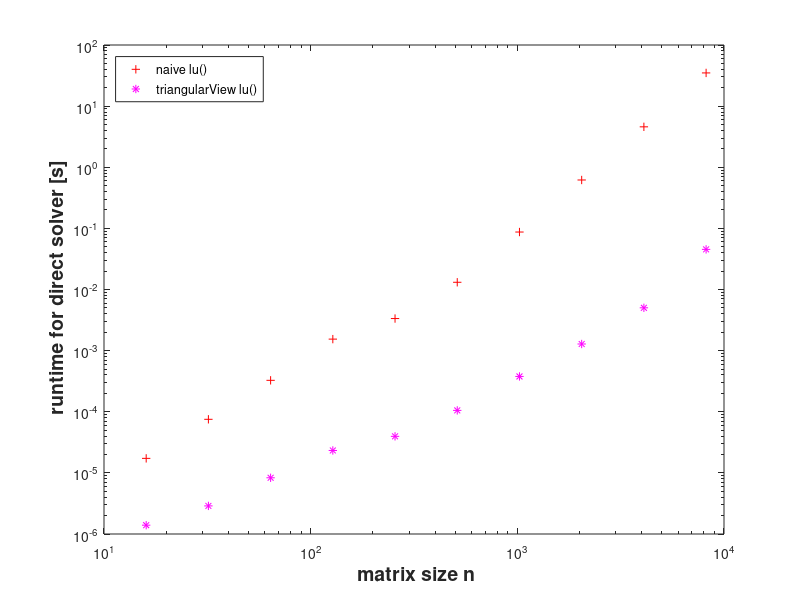

Reproduce this figure in MATLAB.
delimiterIn = ' ';
headerlinesIn = 0;
times = importdata('linsolvetest.dat', delimiterIn, headerlinesIn);

figure('name','linsolvetest');
loglog(times(:,1),times(:,2),'r+',times(:,1),times(:,3),'m*');
xlabel('{\bf matrix size n}','fontsize',14); 
ylabel('{\bf runtime for direct solver [s]}','fontsize',14);
legend('naive lu()','triangularView lu()','location','northwest');

print -depsc2 './linsolvetest.eps';
